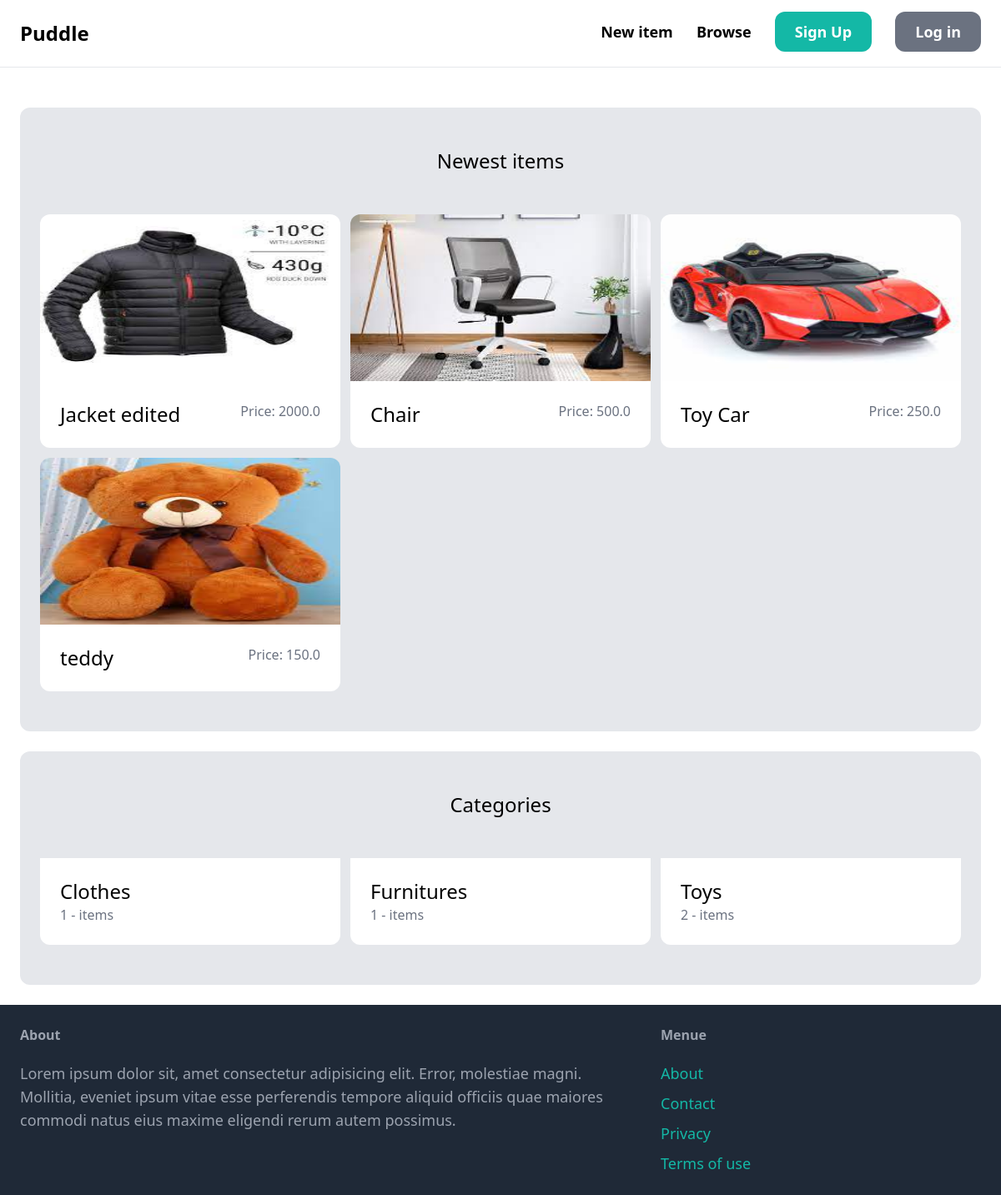
The app's page /, older data.
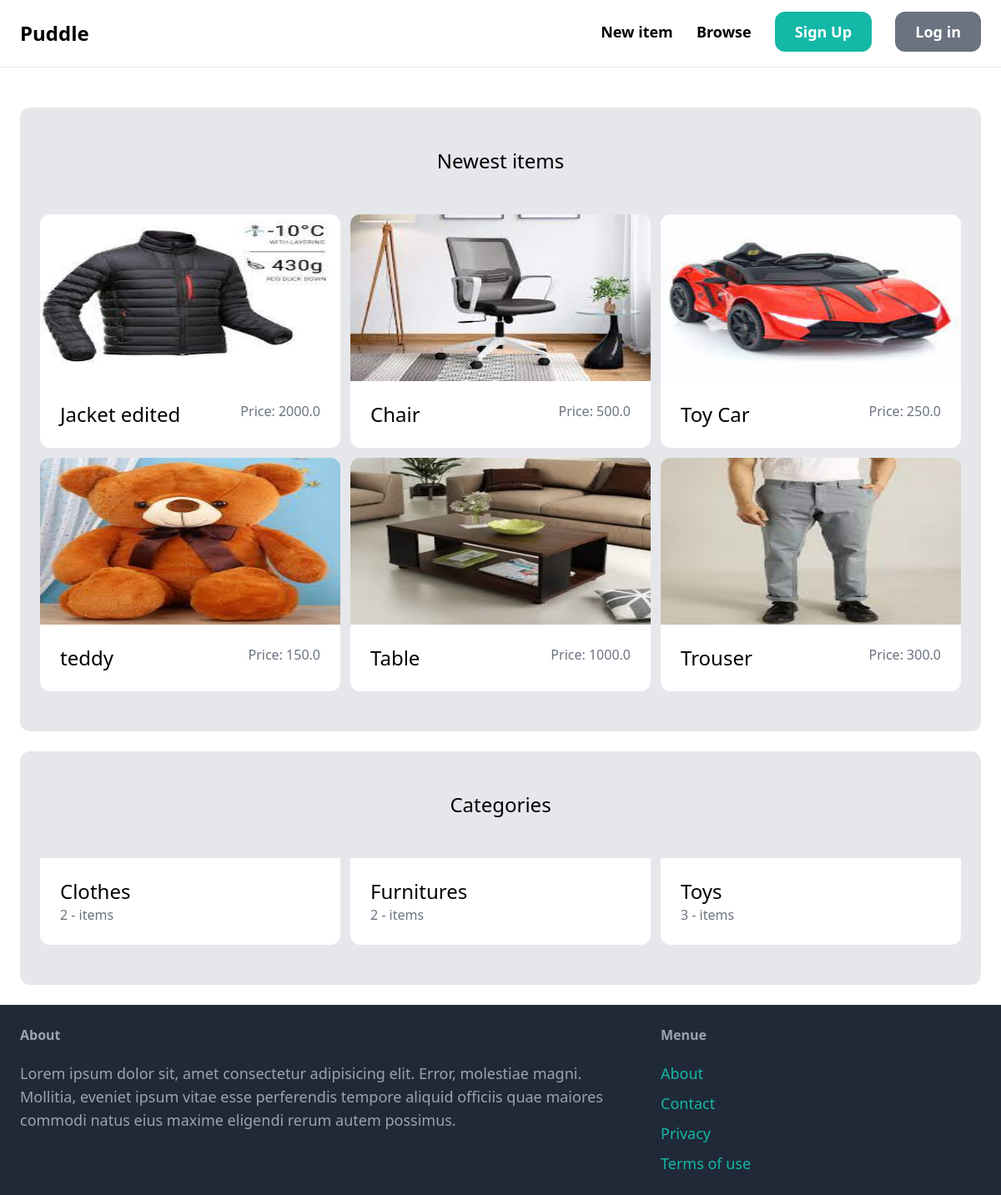
The same page, newer data.
### item/models.py (models this page shows, shortened)
class Item(models.Model):
    category = models.ForeignKey(Category, related_name='items', on_delete=models.CASCADE)
    name = models.CharField(max_length=255)
    description = models.TextField(blank=True, null=True)
    price = models.FloatField()
    image = models.ImageField(upload_to='item_images', blank=True, null=True)
    is_sold = models.BooleanField(default=False)
    created_by = models.ForeignKey(User, related_name='items', on_delete=models.CASCADE)
    created_at = models.DateTimeField(auto_now_add=True)

class Category(models.Model):
    name = models.CharField(max_length=255)
    class Meta:
        ordering =('name',)
        verbose_name_plural ='Categories'

### core/views.py (the view)
# urls.py: path('', views.index, name='index'),
def index(request):
    items = Item.objects.filter(is_sold=False)[0:6]
    categories = Category.objects.all()
    return render(request, 'core/index.html', {
        'categories': categories,
        'items': items,
    })

### core/templates/core/index.html (shortened to what this page needs)
{% extends 'core/base.html'%}
{% block content %}
    <div class="mt-6 px-6 py-12 bg-gray-200 rounded-xl ">
        <h2 class="mb-12 text-2xl text-center">
            Newest items
        </h2>
        <div class="grid grid-cols-3 gap-3 ">
            {% for item in items %}
                <div>
                    <a href=" {% url 'item:detail' item.id %} ">
                        <div class="flex justify-center">
                            <img src="{{ item.image.url}}" class="rounded-t-xl h-[200px] w-full ">
                        </div>
                        <div class="p-6 bg-white rounded-b-xl flex justify-between">
                            <h2 class="text-2xl ">{{ item.name }}</h2>
                            <p class="text-gray-500">Price: {{ item.price }}</p>
                        </div>
                    </a>
                </div>
            {% endfor %}
        </div>
    </div>
    <div class="mt-6 px-6 py-12 bg-gray-200 rounded-xl ">
        <h2 class="mb-12 text-2xl text-center">
            Categories
        </h2>
        <div class="grid grid-cols-3 gap-3 ">
            {% for category in categories %}
            <div>
                    <div class="p-6 bg-white rounded-b-xl ">
                        <h2 class="text-2xl ">{{ category.name }}</h2>
                        <p class="text-gray-500">{{category.items.count}} - items</p>
                    </div>
            </div>
            {%endfor%}
        </div>
    </div>
{% endblock%}

### core/templates/core/base.html (shortened to what this page needs)
<!DOCTYPE html>
<html lang="en">
<head>
    <script src="https://cdn.tailwindcss.com"></script>
</head>
<body>
    <nav class="py-6 px-6 flex justify-between items-centre border-b border-gray-200 cursor:pointer">
        <a href="/" class="text-2xl font-semibold">Puddle</a>
        <div class="space-x-6">
            <a href="{% url 'item:new' %}" class="text-lg font-semibold hover:text-gray-500"> New item</a>
            <a href="{% url 'item:items' %}" class="text-lg font-semibold hover:text-gray-500"> Browse</a>
            {% if request.user.is_authenticated %}
                <a href="{% url 'conversation:inbox'  %}" class="px-6 py-3 text-lg font-semibold bg-teal-500 text-white rounded-xl hover:bg-teal-700 "> Inbox</a>
                <a href="{% url 'dashboard:index' %}" class="px-6 py-3 text-lg font-semibold bg-gray-500 text-white rounded-xl hover:bg-gray-700 "> Dashboard</a>
            {% else %}
                <a href="{% url 'core:signup' %}" class="px-6 py-3 text-lg font-semibold bg-teal-500 text-white rounded-xl hover:bg-teal-700 "> Sign Up</a>
                <a href="{% url 'core:login'  %}" class="px-6 py-3 text-lg font-semibold bg-gray-500 text-white rounded-xl hover:bg-gray-700 "> Log in</a>
            {% endif %}
        </div>
    </nav>
    <div class="px-6 py-6  ">
       {% block content %}
       {% endblock%}
    </div>
    <footer class="py-6 px-6 flex justify-between bg-gray-800">
        <div class="w-2/3 pr-10">
            <h3 class="mb-5 font-semibold text-gray-400 ">About</h3>
            <p class="text-lg text-gray-400">
                Lorem ipsum dolor sit, amet consectetur adipisicing elit. Error, molestiae magni. Mollitia, eveniet ipsum vitae esse perferendis tempore aliquid officiis quae maiores commodi natus eius maxime eligendi rerum autem possimus.
            </p>
        </div>
        <div class="w-1/3 ">
            <h3 class="mb-5 font-semibold text-gray-400 ">Menue</h3>
            <ul class="space-y-2 ">
               <li><a href="" class="text-lg text-teal-500 hover:text-teal-700">About</a></li>
               <li><a href="{% url 'core:contact' %}" class="text-lg text-teal-500 hover:text-teal-700">Contact</a></li>
               <li><a href="" class="text-lg text-teal-500 hover:text-teal-700">Privacy</a></li>
               <li><a href="" class="text-lg text-teal-500 hover:text-teal-700">Terms of use</a></li>
            </ul>
        </div>
    </footer>
</body>
</html>

Row changes from the older to the newer data that the page shows:
added Item: image (picture), name "Table", price "1000.0"
added Item: image (picture), name "Trouser", price "300.0"
computed for Category "Clothes": items.count "1" → "2"
computed for Category "Furnitures": items.count "1" → "2"
computed for Category "Toys": items.count "2" → "3"
